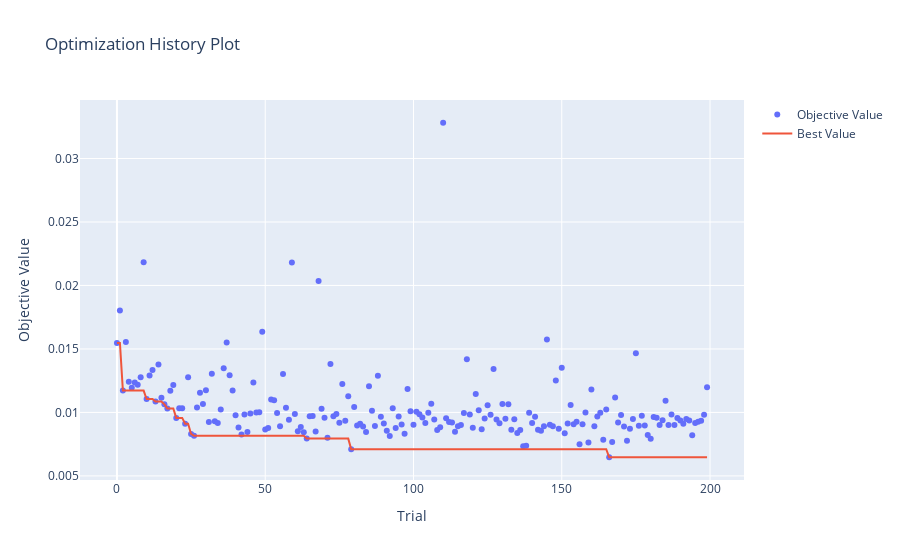

Notebook code for this chart:
### Code cell
optuna.visualization.plot_optimization_history(study)

### Figure 1 — Plotly figure (JSON) as saved in the notebook; plotly's stock layout.template omitted (floating-point values rounded to 4 significant figures; data arrays with more than 128 entries replaced by an {"elided": "..."} marker saying what was removed)
{"data": [{"mode": "markers", "name": "Objective Value", "type": "scatter", "x": {"elided": "200 int values"}, "y": {"elided": "200 float values"}}, {"mode": "lines", "name": "Best Value", "type": "scatter", "x": {"elided": "200 int values"}, "y": {"elided": "200 float values"}}, {"marker": {"color": "#cccccc"}, "mode": "markers", "name": "Infeasible Trial", "showlegend": false, "type": "scatter", "x": [], "y": []}], "layout": {"title": {"text": "Optimization History Plot"}, "xaxis": {"title": {"text": "Trial"}}, "yaxis": {"title": {"text": "Objective Value"}}}}
